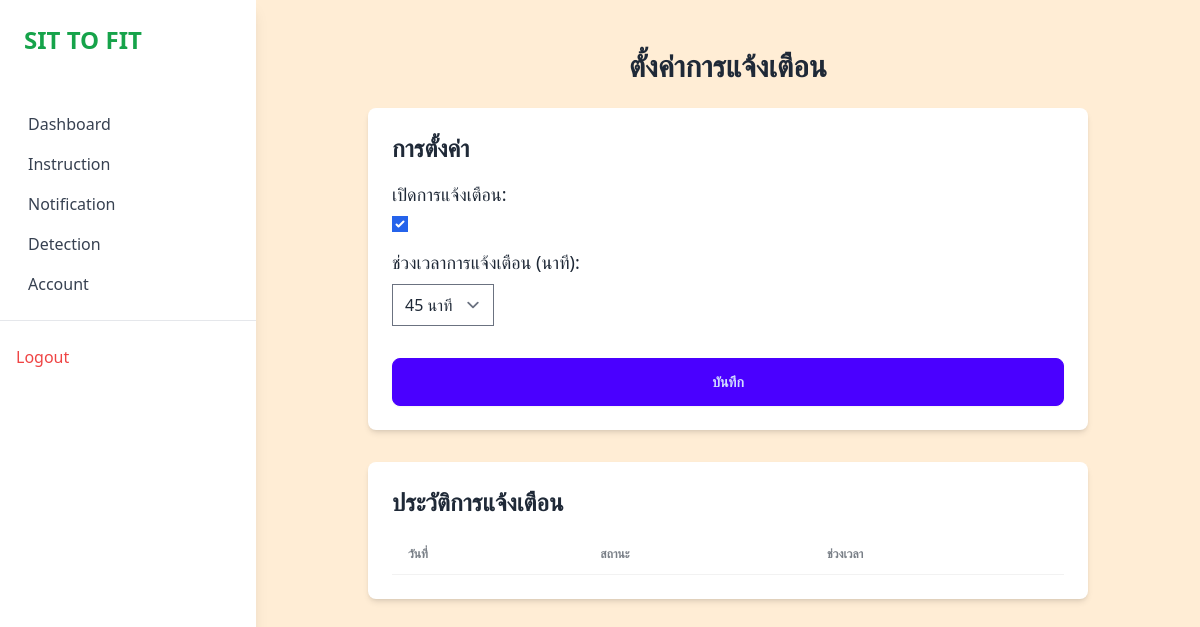
/notification/ (signed in), run on an earlier commit of the app's database.
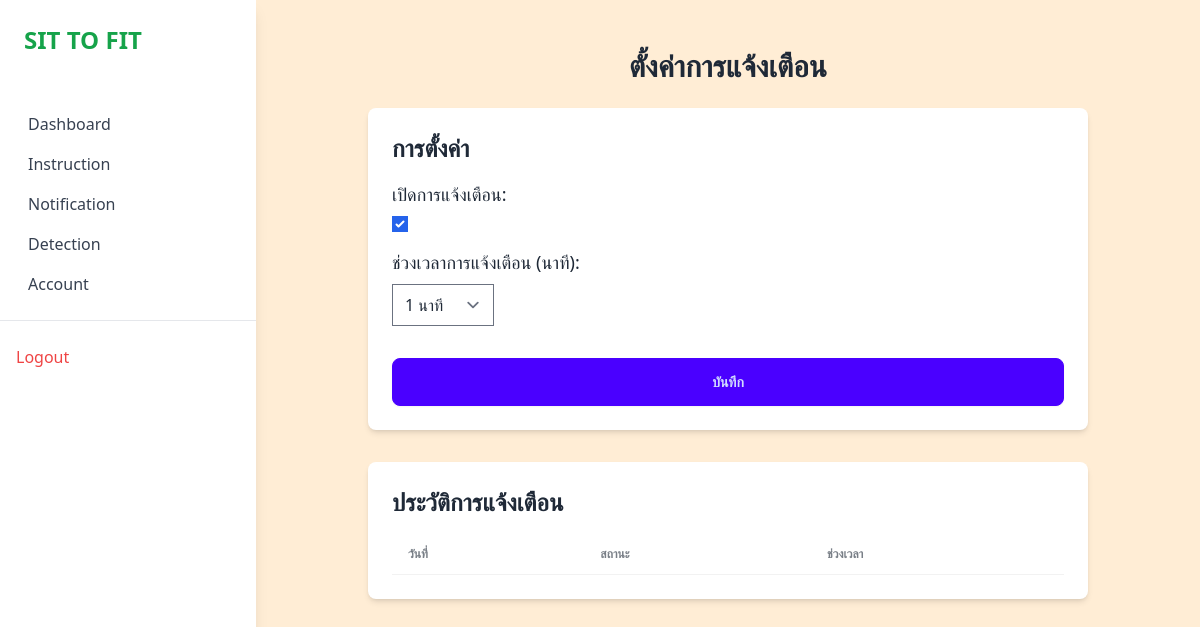
And on a later commit of the database.
### Notification/models.py (models this page shows, shortened)
class NotificationSettings(models.Model):
    user = models.OneToOneField(UserInfomation, on_delete=models.CASCADE)
    is_enabled = models.BooleanField(default=True)  # เปิด/ปิดการแจ้งเตือน
    interval_minutes = models.IntegerField(
        choices=[(45, '45 นาที'), (60, '60 นาที'),(1,' 1 นาที')],
        default=45
    )

### Notification/views.py (the view)
# urls.py: path('notification/', notification_settings_view, name='notification'),
@login_required
def notification_settings_view(request):
    settings, created = NotificationSettings.objects.get_or_create(user=request.user)
    if request.method == 'POST':
        form = NotificationSettingsForm(request.POST, instance=settings)
        if form.is_valid():
            form.save()
            return redirect('Notification:notification')
    else:
        form = NotificationSettingsForm(instance=settings)
    return render(request, 'notification_settings.html', {'form': form, 'message': 'การตั้งค่าถูกบันทึกแล้ว'})

### Notification/forms.py
class NotificationSettingsForm(forms.ModelForm):
    class Meta:
        model = NotificationSettings
        fields = ['is_enabled', 'interval_minutes']

### Notification/templates/notification_settings.html (shortened to what this page needs)
{% extends "base_noti.html" %}
{% block main %}
    <div class="max-w-3xl mx-auto p-6">
        <h1 class="text-3xl font-semibold text-center mb-6">ตั้งค่าการแจ้งเตือน</h1>
        <div class="bg-white p-6 rounded-lg shadow-md">
            <h2 class="text-2xl font-semibold mb-4">การตั้งค่า</h2>
            <form method="post">
                <div class="mb-4">
                    <label for="is_enabled" class="block text-lg font-medium mb-2">เปิดการแจ้งเตือน:</label>
                    <div class="flex items-center">
                        {{ form.is_enabled }}
                    </div>
                </div>
                <div class="mb-4">
                    <label for="interval_minutes" class="block text-lg font-medium mb-2">ช่วงเวลาการแจ้งเตือน (นาที):</label>
                    <div class="flex">
                        {{ form.interval_minutes }}
                    </div>
                </div>
                <button type="submit" class="btn btn-primary w-full mt-4">บันทึก</button>
            </form>
        </div>
        <div class="mt-8 bg-white p-6 rounded-lg shadow-md">
            <h2 class="text-2xl font-semibold mb-4">ประวัติการแจ้งเตือน</h2>
            <table class="table table-zebra w-full">
                <thead>
                    <tr>
                        <th class="text-left">วันที่</th>
                        <th class="text-left">สถานะ</th>
                        <th class="text-left">ช่วงเวลา</th>
                    </tr>
                </thead>
            </table>
        </div>
    </div>
{% endblock %}

### base/templates/base_noti.html (shortened to what this page needs)
{% load static tailwind_tags %}
<!DOCTYPE html>
<html lang="en">
    <head>
        {% tailwind_css %}
    </head>
<body class="flex min-h-screen bg-orange-100 overflow-auto">
        <aside class="w-64 bg-white shadow-lg">
            <div class="p-6">
                <h1 class="text-2xl font-bold text-green-600">SIT TO FIT</h1>
            </div>
            <nav class="mt-6">
                <ul>
                    <li class="py-2 px-4 hover:bg-green-100">
                        <a href={% url 'Dashboard:dashboard_home' %} class="flex items-center text-gray-700">
                            Dashboard
                        </a>
                    </li>
                    <li class="py-2 px-4 hover:bg-green-100">
                        <a href="#" class="flex items-center text-gray-700">
                            Instruction
                        </a>
                    </li>
                    <li class="py-2 px-4 hover:bg-green-100">
                        <a href={% url 'Notification:notification' %} class="flex items-center text-gray-700">
                            Notification
                        </a>
                    </li>
                    <li class="py-2 px-4 hover:bg-green-100">
                        <a href="https://www.youtube.com/watch?v=dQw4w9WgXcQ#" class="flex items-center text-gray-700">
                            Detection
                        </a>
                    </li>
                    <li class="py-2 px-4 hover:bg-green-100">
                        <a href={% url 'base:home'%} class="flex items-center text-gray-700">
                            Account
                        </a>
                    </li>
                    <li>
                        <hr class='my-4'>
                        <ul>
                            <li class="py-2 px-4 hover:bg-green-100">
                                <form method="post" action="{% url 'base:logout' %}">
                                    <button type="submit" class="text-red-500">Logout</button>
                                </form>
                            </li>
                        </ul>
                    </li>
                </ul>
            </nav>
        </aside>
        <main class=" flex-1 p-6 overflow-auto">
            {% block main %}
            {% endblock %}
        </main>
</body>
</html>

What changed in the data, as far as the page shows it:
changed NotificationSettings: interval_minutes "45 นาที" → "1 นาที"
